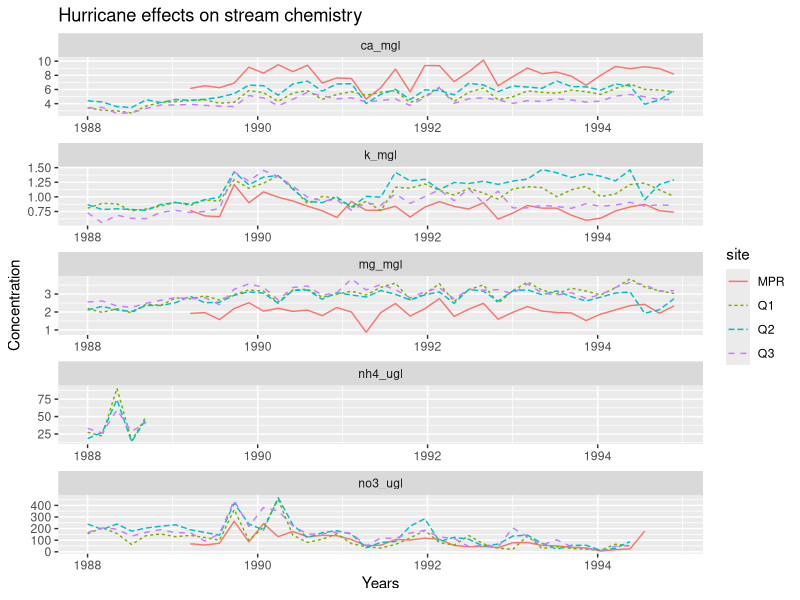

Source code (R):
## ---- chunk 1
#| warning: false

# load package
library(tidyverse)

# Read csv created with components needed for analysis
final_data <- read_csv("../output/figure3_data.csv")

# Plot years on the x-axis and ion concentration on the y-axis
ggplot(
  data = final_data,
  mapping = aes(
    x = window_start,
    y = Concentration,
    color = site,
    linetype = site
  )
) +
  geom_line() +
  facet_wrap(~Ion, scales = "free", ncol = 1) +
  labs(
    title = "Hurricane effects on stream chemistry",
    x = "Years",
  )
